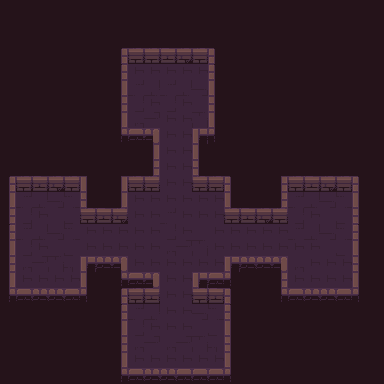

A 2D game scene composited from a Tiled map and its tileset images. What follows is a short description and the map's XML, with every tile layer's data as written:
An orthogonal 24x24 tile map with 16x16 px tiles, 3 tile layers (背景, 走道, 牆壁).

<map version="1.10" tiledversion="1.10.1" orientation="orthogonal" renderorder="right-down" width="24" height="24" tilewidth="16" tileheight="16" infinite="0" nextlayerid="4" nextobjectid="1">
 <tileset firstgid="1" source="Dungeon_Tileset.tsx" />
 <layer id="1" name="背景" width="24" height="24">
  <data encoding="csv">
79,79,79,79,79,79,79,79,79,79,79,79,79,79,79,79,79,79,79,79,79,79,79,79,
79,79,79,79,79,79,79,79,79,79,79,79,79,79,79,79,79,79,79,79,79,79,79,79,
79,79,79,79,79,79,79,79,79,79,79,79,79,79,79,79,79,79,79,79,79,79,79,79,
79,79,79,79,79,79,79,79,79,79,79,79,79,79,79,79,79,79,79,79,79,79,79,79,
79,79,79,79,79,79,79,79,79,79,79,79,79,79,79,79,79,79,79,79,79,79,79,79,
79,79,79,79,79,79,79,79,79,79,79,79,79,79,79,79,79,79,79,79,79,79,79,79,
79,79,79,79,79,79,79,79,79,79,79,79,79,79,79,79,79,79,79,79,79,79,79,79,
79,79,79,79,79,79,79,79,79,79,79,79,79,79,79,79,79,79,79,79,79,79,79,79,
79,79,79,79,79,79,79,79,79,79,79,79,79,79,79,79,79,79,79,79,79,79,79,79,
79,79,79,79,79,79,79,79,79,79,79,79,79,79,79,79,79,79,79,79,79,79,79,79,
79,79,79,79,79,79,79,79,79,79,79,79,79,79,79,79,79,79,79,79,79,79,79,79,
79,79,79,79,79,79,79,79,79,79,79,79,79,79,79,79,79,79,79,79,79,79,79,79,
79,79,79,79,79,79,79,79,79,79,79,79,79,79,79,79,79,79,79,79,79,79,79,79,
79,79,79,79,79,79,79,79,79,79,79,79,79,79,79,79,79,79,79,79,79,79,79,79,
79,79,79,79,79,79,79,79,79,79,79,79,79,79,79,79,79,79,79,79,79,79,79,79,
79,79,79,79,79,79,79,79,79,79,79,79,79,79,79,79,79,79,79,79,79,79,79,79,
79,79,79,79,79,79,79,79,79,79,79,79,79,79,79,79,79,79,79,79,79,79,79,79,
79,79,79,79,79,79,79,79,79,79,79,79,79,79,79,79,79,79,79,79,79,79,79,79,
79,79,79,79,79,79,79,79,79,79,79,79,79,79,79,79,79,79,79,79,79,79,79,79,
79,79,79,79,79,79,79,79,79,79,79,79,79,79,79,79,79,79,79,79,79,79,79,79,
79,79,79,79,79,79,79,79,79,79,79,79,79,79,79,79,79,79,79,79,79,79,79,79,
79,79,79,79,79,79,79,79,79,79,79,79,79,79,79,79,79,79,79,79,79,79,79,79,
79,79,79,79,79,79,79,79,79,79,79,79,79,79,79,79,79,79,79,79,79,79,79,79,
79,79,79,79,79,79,79,79,79,79,79,79,79,79,79,79,79,79,79,79,79,79,79,79
</data>
 </layer>
 <layer id="2" name="走道" width="24" height="24">
  <data encoding="csv">
0,0,0,0,0,0,0,0,0,0,0,0,0,0,0,0,0,0,0,0,0,0,0,0,
0,0,0,0,0,0,0,0,0,0,0,0,0,0,0,0,0,0,0,0,0,0,0,0,
0,0,0,0,0,0,0,0,0,0,0,0,0,0,0,0,0,0,0,0,0,0,0,0,
0,0,0,0,0,0,0,0,0,0,0,0,0,0,0,0,0,0,0,0,0,0,0,0,
0,0,0,0,0,0,0,0,18,18,18,18,18,18,0,0,0,0,0,0,0,0,0,0,
0,0,0,0,0,0,0,0,7,8,7,8,9,10,0,0,0,0,0,0,0,0,0,0,
0,0,0,0,0,0,0,0,17,18,17,18,19,20,0,0,0,0,0,0,0,0,0,0,
0,0,0,0,0,0,0,0,27,28,18,18,29,30,0,0,0,0,0,0,0,0,0,0,
0,0,0,0,0,0,0,0,0,0,18,18,0,0,0,0,0,0,0,0,0,0,0,0,
0,0,0,0,0,0,0,0,0,0,18,18,0,0,0,0,0,0,0,0,0,0,0,0,
0,0,0,0,0,0,0,0,0,0,18,18,0,0,0,0,0,0,0,0,0,0,0,0,
0,0,0,0,0,0,0,0,0,0,18,18,0,0,0,0,0,0,0,0,0,0,0,0,
0,7,8,9,10,0,0,0,18,18,18,18,18,18,0,0,0,0,7,8,9,10,0,0,
0,17,18,19,20,0,0,0,18,18,7,18,18,18,0,0,0,0,17,18,19,20,0,0,
0,7,8,9,10,18,18,18,18,18,17,18,19,18,18,18,18,18,7,8,9,10,0,0,
0,17,18,19,20,18,18,18,18,18,27,28,29,18,18,18,18,18,18,18,19,20,0,0,
0,27,28,29,30,0,0,0,18,18,18,18,18,18,0,0,0,0,27,18,18,18,0,0,
0,18,18,18,18,0,0,0,0,0,18,18,0,0,0,0,0,0,18,18,18,18,0,0,
0,0,0,0,0,0,0,0,0,0,18,18,0,0,0,0,0,0,0,0,0,0,0,0,
0,0,0,0,0,0,0,0,7,8,18,18,9,10,0,0,0,0,0,0,0,0,0,0,
0,0,0,0,0,0,0,0,17,18,18,18,19,20,0,0,0,0,0,0,0,0,0,0,
0,0,0,0,0,0,0,0,27,28,27,28,29,30,0,0,0,0,0,0,0,0,0,0,
0,0,0,0,0,0,0,0,18,18,18,18,18,18,0,0,0,0,0,0,0,0,0,0,
0,0,0,0,0,0,0,0,0,0,0,0,0,0,0,0,0,0,0,0,0,0,0,0
</data>
 </layer>
 <layer id="3" name="牆壁" width="24" height="24">
  <data encoding="csv">
0,0,0,0,0,0,0,0,0,0,0,0,0,0,0,0,0,0,0,0,0,0,0,0,
0,0,0,0,0,0,0,0,0,0,0,0,0,0,0,0,0,0,0,0,0,0,0,0,
0,0,0,0,0,0,0,0,0,0,0,0,0,0,0,0,0,0,0,0,0,0,0,0,
0,0,0,0,0,0,0,1,2,2,3,4,5,6,0,0,0,0,0,0,0,0,0,0,
0,0,0,0,0,0,0,1,0,0,0,0,0,6,0,0,0,0,0,0,0,0,0,0,
0,0,0,0,0,0,0,11,0,0,0,0,0,16,0,0,0,0,0,0,0,0,0,0,
0,0,0,0,0,0,0,21,0,0,0,0,0,26,0,0,0,0,0,0,0,0,0,0,
0,0,0,0,0,0,0,31,0,0,0,0,0,36,0,0,0,0,0,0,0,0,0,0,
0,0,0,0,0,0,0,41,45,56,0,0,51,46,0,0,0,0,0,0,0,0,0,0,
0,0,0,0,0,0,0,0,0,11,0,0,16,0,0,0,0,0,0,0,0,0,0,0,
0,0,0,0,0,0,0,0,0,21,0,0,26,0,0,0,0,0,0,0,0,0,0,0,
1,2,3,4,5,16,0,11,5,5,0,0,5,5,6,0,0,21,2,3,4,5,6,0,
11,0,0,0,0,26,0,11,0,0,0,0,0,0,16,0,0,21,0,0,0,0,16,0,
21,0,0,0,0,2,3,4,0,0,0,0,0,0,2,3,4,5,0,0,0,0,26,0,
1,0,0,0,0,0,0,0,0,0,0,0,0,0,0,0,0,0,0,0,0,0,6,0,
11,0,0,0,0,0,0,0,0,0,0,0,0,0,0,0,0,0,0,0,0,0,16,0,
21,0,0,0,0,51,43,56,0,0,0,0,0,0,51,43,44,56,0,0,0,0,26,0,
31,0,0,0,0,36,0,41,42,56,0,0,51,45,46,0,0,21,0,0,0,0,36,0,
41,42,43,44,45,46,0,1,2,3,0,0,2,3,6,0,0,41,42,43,44,45,46,0,
0,0,0,0,0,0,0,1,0,0,0,0,0,0,6,0,0,0,0,0,0,0,0,0,
0,0,0,0,0,0,0,11,0,0,0,0,0,0,16,0,0,0,0,0,0,0,0,0,
0,0,0,0,0,0,0,21,0,0,0,0,0,0,26,0,0,0,0,0,0,0,0,0,
0,0,0,0,0,0,0,31,0,0,0,0,0,0,36,0,0,0,0,0,0,0,0,0,
0,0,0,0,0,0,0,41,42,43,44,45,45,45,46,0,0,0,0,0,0,0,0,0
</data>
 </layer>
</map>
